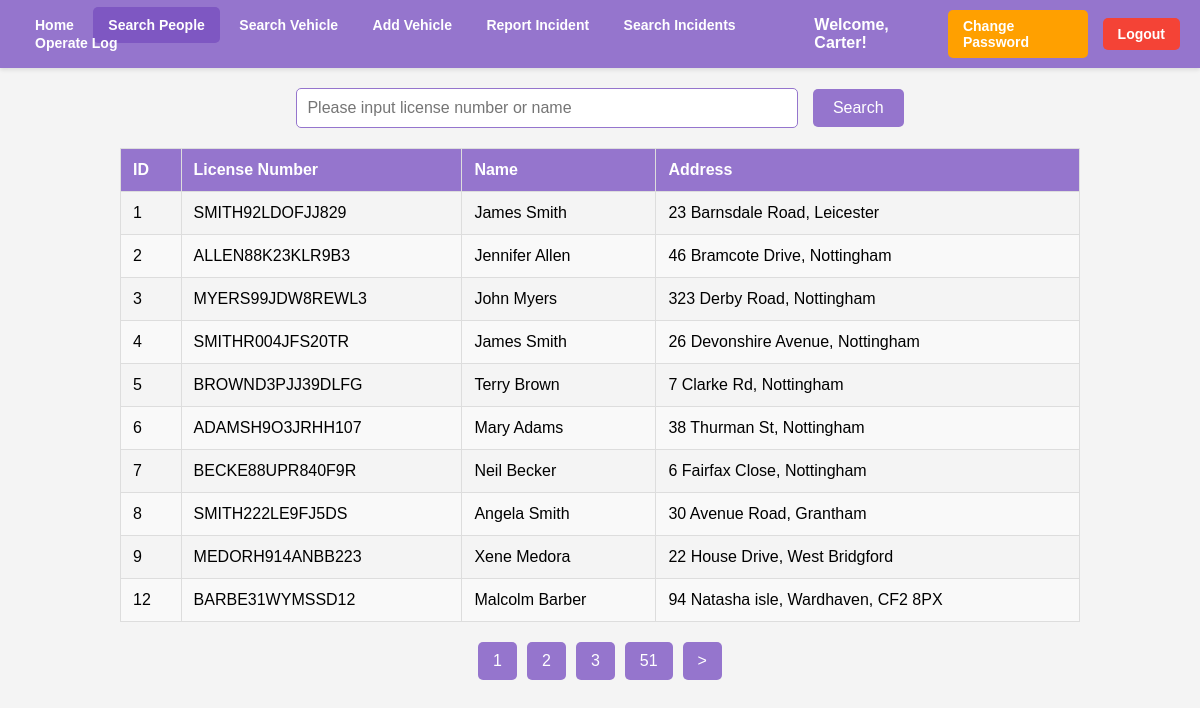
The app's page /html/homework/admin/searchPeople.php (signed in) with its own data.
### tables this page shows
CREATE TABLE `People` (
  `People_ID` int(11) NOT NULL,
  `People_name` varchar(50) NOT NULL,
  `People_address` varchar(255) DEFAULT NULL,
  `People_licence` varchar(16) DEFAULT NULL
);

### html/homework/admin/db.inc.php (called while the page is built)
<?php
require './db.php';
$configuration = [
    'servername' => 'mariadb',
    'username' => 'root',
    'password' => 'rootpwd',
    'dbname' => 'cw2-database'
];
return new DB(
    $configuration['servername'],
    $configuration['username'],
    $configuration['password'],
    $configuration['dbname'],
    3306
);

### html/homework/admin/db.php (called while the page is built, shortened)
<?php
class DB
{
    var $link = null;
    function __construct($db_host, $db_user, $db_pass, $db_name, $db_port)
    {
        $this->link = mysqli_connect($db_host, $db_user, $db_pass, $db_name, $db_port);
        mysqli_query($this->link, "set sql_mode = ''");
        mysqli_query($this->link, "set character set 'utf8'");
        mysqli_query($this->link, "set names 'utf8'");
        return true;
    }
    function get_row($q)
    {
        $result = mysqli_query($this->link, $q);
        return mysqli_fetch_assoc($result);
    }
    function get_rows($q)
    {
        $result = mysqli_query($this->link, $q);
        $rows = [];
        while ($row = mysqli_fetch_assoc($result)) {
            $rows[] = $row;
        }
        return $rows;
    }
}

### html/homework/admin/common.php (called while the page is built, shortened)
<?php
$db = require './db.inc.php';
return $db;

### html/homework/admin/searchPeople.php (the view, shortened to what this page needs)
<?php
$db = require './common.php';
require 'nav.php';
$searchTerm = $_GET['search'] ?? '';
$page = $_GET['page'] ?? 1;
$limit = 10;
$offset = ($page - 1) * $limit;
$results = [];
$totalResults = 0;
if ($searchTerm) {
    $sql = "SELECT * FROM People WHERE People_name LIKE '%$searchTerm%' OR People_licence LIKE '%$searchTerm%' LIMIT $limit OFFSET $offset";
    $results = $db->get_rows($sql);
    $totalResults = $db->get_row("SELECT COUNT(*) as count FROM People WHERE People_name LIKE '%$searchTerm%' OR People_licence LIKE '%$searchTerm%'")['count'];
} else {
    $sql = "SELECT * FROM People LIMIT $limit OFFSET $offset";
    $results = $db->get_rows($sql);
    $totalResults = $db->get_row("SELECT COUNT(*) as count FROM People")['count'];
}
$totalPages = ceil($totalResults / $limit);
?>
<div class="search-container">
    <form action="searchPeople.php" method="get">
        <input type="text" name="search" placeholder="Please input license number or name" value="<?= htmlspecialchars($searchTerm) ?>">
        <input type="submit" value="Search">
    </form>
</div>
<?php if ($results): ?>
    <table class="results-table">
        <thead>
        <tr>
            <th>ID</th>
            <th>License Number</th>
            <th>Name</th>
            <th>Address</th>
        </tr>
        </thead>
        <tbody>
        <?php foreach ($results as $row): ?>
            <tr>
                <td><?= htmlspecialchars($row['People_ID']) ?></td>
                <td><?= htmlspecialchars($row['People_licence']) ?></td>
                <td><?= htmlspecialchars($row['People_name']) ?></td>
                <td><?= htmlspecialchars($row['People_address']) ?></td>
            </tr>
        <?php endforeach; ?>
        </tbody>
    </table>
    <div class="pagination">
        <?php
        $start = max(1, $page - 2);
        $end = min($totalPages, $page + 2);
        for ($i = $start; $i <= $end; $i++): ?>
            <a href="?search=<?= htmlspecialchars($searchTerm) ?>&page=<?= $i ?>" class="<?= $i == $page ? 'active' : '' ?>"><?= $i ?></a>
        <?php endfor; ?>
        <?php if ($end < $totalPages - 2): ?>
            <a href="?search=<?= htmlspecialchars($searchTerm) ?>&page=<?= $totalPages ?>"><?= $totalPages ?></a>
        <?php endif; ?>
        <?php if ($page < $totalPages): ?>
            <a href="?search=<?= htmlspecialchars($searchTerm) ?>&page=<?= $page + 1 ?>">&gt;</a>
        <?php endif; ?>
    </div>
<?php elseif ($searchTerm): ?>
    <p style="text-align: center; font-size: 16px; color: #666;">No results found for "<?= htmlspecialchars($searchTerm) ?>"</p>
<?php endif; ?>

### html/homework/admin/nav.php (style rules this page uses)
body { margin: 0; font-family: 'Poppins', Arial, sans-serif; }

### html/homework/admin/searchPeople.php (style rules this page uses)
body { font-family: 'Poppins', Arial, sans-serif; margin: 0; padding: 0; background-color: #f4f4f4; }
.search-container { margin: 20px auto; width: 80%; max-width: 800px; text-align: center; }
.search-container input[type="text"] { width: 60%; padding: 10px; margin-right: 10px; border: 1px solid #9575cd; border-radius: 5px; font-size: 16px; outline: none; transition: border-color 0.3s; }
.search-container input[type="submit"] { padding: 10px 20px; background-color: #9575cd; border: none; border-radius: 5px; color: #fff; font-size: 16px; cursor: pointer; transition: background-color 0.3s; }
.results-table { width: 80%; margin: 20px auto; border-collapse: collapse; text-align: left; font-size: 16px; }
.results-table th, .results-table td { padding: 12px; border: 1px solid #ddd; }
.results-table th { background-color: #9575cd; color: #fff; }
.results-table tr:nth-child(even) { background-color: #f9f9f9; }
.pagination { display: flex; justify-content: center; margin: 20px auto; }
.pagination a { margin: 0 5px; padding: 10px 15px; background-color: #9575cd; color: #fff; text-decoration: none; border-radius: 5px; transition: background-color 0.3s; }
.pagination a.active { background-color: #9575cd; pointer-events: none; }

### records on screen
people: People_ID "1", People_licence "SMITH92LDOFJJ829", People_name "James Smith", People_address "23 Barnsdale Road, Leicester"
people: People_ID "2", People_licence "ALLEN88K23KLR9B3", People_name "Jennifer Allen", People_address "46 Bramcote Drive, Nottingham"
people: People_ID "3", People_licence "MYERS99JDW8REWL3", People_name "John Myers", People_address "323 Derby Road, Nottingham"
people: People_ID "4", People_licence "SMITHR004JFS20TR", People_name "James Smith", People_address "26 Devonshire Avenue, Nottingham"
people: People_ID "5", People_licence "BROWND3PJJ39DLFG", People_name "Terry Brown", People_address "7 Clarke Rd, Nottingham"
people: People_ID "6", People_licence "ADAMSH9O3JRHH107", People_name "Mary Adams", People_address "38 Thurman St, Nottingham"
people: People_ID "7", People_licence "BECKE88UPR840F9R", People_name "Neil Becker", People_address "6 Fairfax Close, Nottingham"
people: People_ID "8", People_licence "SMITH222LE9FJ5DS", People_name "Angela Smith", People_address "30 Avenue Road, Grantham"
people: People_ID "9", People_licence "MEDORH914ANBB223", People_name "Xene Medora", People_address "22 House Drive, West Bridgford"
people: People_ID "12", People_licence "BARBE31WYMSSD12", People_name "Malcolm Barber", People_address "94 Natasha isle, Wardhaven, CF2 8PX"

### other values on screen
$username "Carter"
$totalPages "51"
